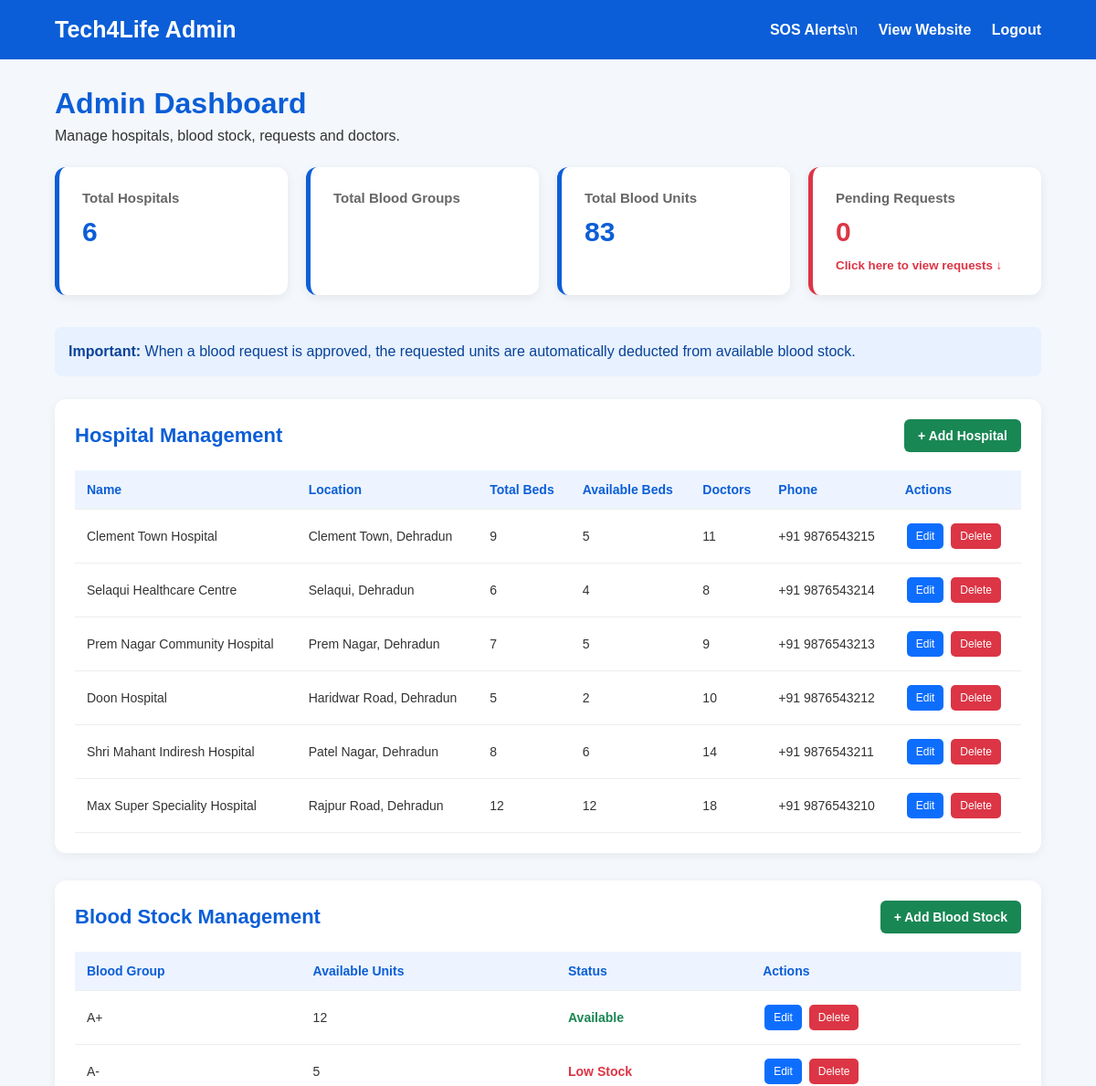
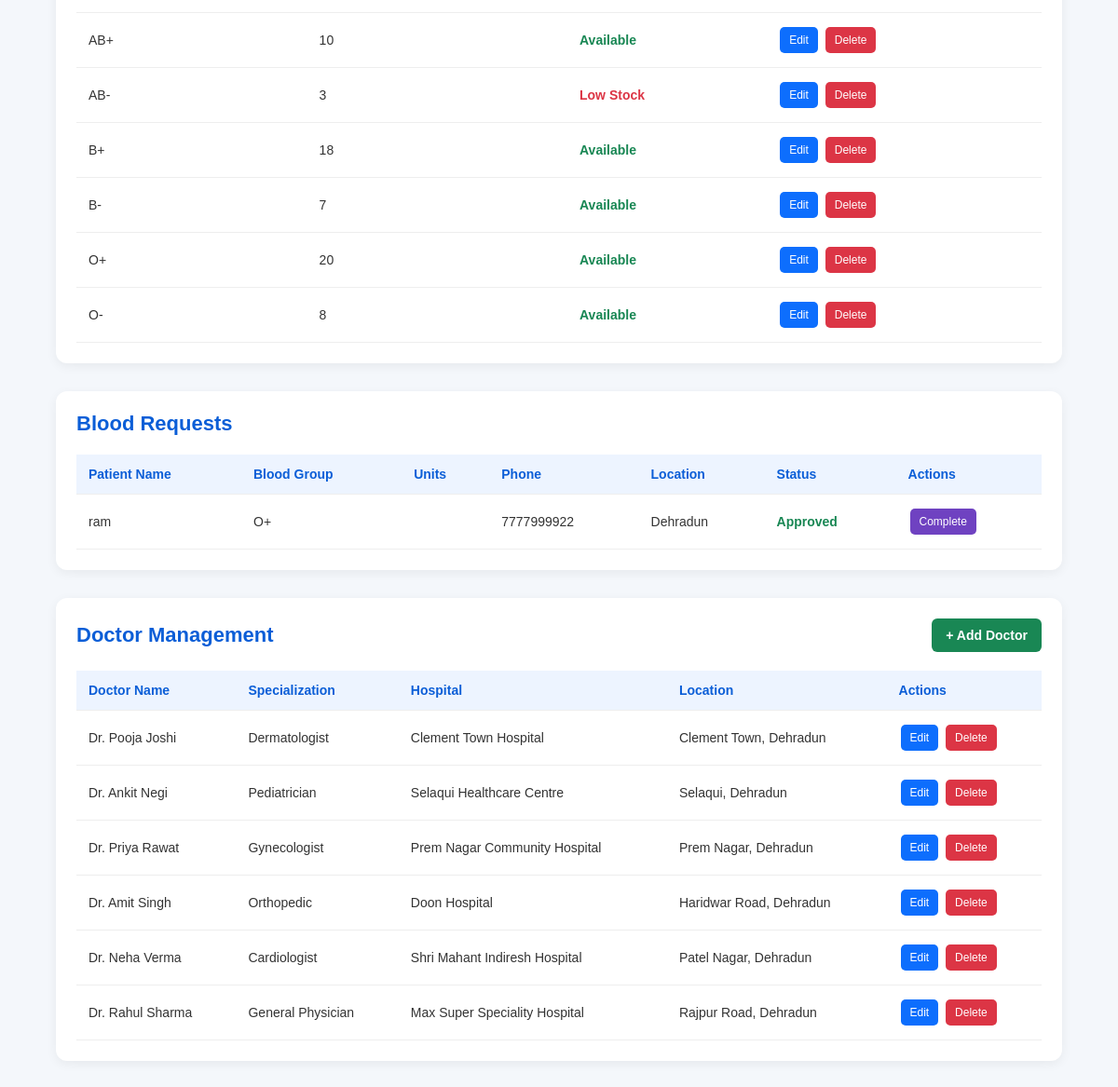
/admin (signed in), run on the app's committed database (2 pictures, top to bottom).
### tables this page shows
CREATE TABLE hospitals (
            id INTEGER PRIMARY KEY AUTOINCREMENT,
            name TEXT NOT NULL,
            location TEXT NOT NULL,
            beds INTEGER DEFAULT 0,
            total_beds INTEGER DEFAULT 0,
            available_beds INTEGER DEFAULT 0,
            doctors INTEGER DEFAULT 0,
            medicines TEXT DEFAULT 'Available',
            phone TEXT NOT NULL
        );

CREATE TABLE blood_groups (
            id INTEGER PRIMARY KEY AUTOINCREMENT,
            blood_group TEXT NOT NULL UNIQUE,
            units INTEGER DEFAULT 0
        );

CREATE TABLE blood_requests (
            id INTEGER PRIMARY KEY AUTOINCREMENT,
            patient_name TEXT NOT NULL,
            blood_group TEXT NOT NULL,
            requested_units INTEGER NOT NULL,
            phone TEXT NOT NULL,
            location TEXT NOT NULL,
            message TEXT,
            status TEXT DEFAULT 'Pending'
        );

CREATE TABLE doctors (
            id INTEGER PRIMARY KEY AUTOINCREMENT,
            name TEXT NOT NULL,
            specialization TEXT NOT NULL,
            hospital TEXT NOT NULL,
            location TEXT NOT NULL
        );

### app.py (the view)
@app.route("/admin")
def admin():
    if not session.get("admin_logged_in"):
        return redirect("/admin/login")
    conn = get_db_connection()
    total_hospitals = conn.execute(
        "SELECT COUNT(*) FROM hospitals"
    ).fetchone()[0]
    total_doctors = conn.execute(
        "SELECT COUNT(*) FROM doctors"
    ).fetchone()[0]
    total_medicines = conn.execute(
        "SELECT COUNT(*) FROM medicines"
    ).fetchone()[0]
    total_blood_units = conn.execute(
        "SELECT COALESCE(SUM(units), 0) FROM blood_groups"
    ).fetchone()[0]
    total_beds = conn.execute(
        "SELECT COALESCE(SUM(total_beds), 0) FROM hospitals"
    ).fetchone()[0]
    available_beds = conn.execute(
        "SELECT COALESCE(SUM(available_beds), 0) FROM hospitals"
    ).fetchone()[0]
    pending_requests = conn.execute("""
        SELECT COUNT(*) FROM blood_requests
        WHERE status = 'Pending'
    """).fetchone()[0]
    approved_requests = conn.execute("""
        SELECT COUNT(*) FROM blood_requests
        WHERE status = 'Approved'
    """).fetchone()[0]
    rejected_requests = conn.execute("""
        SELECT COUNT(*) FROM blood_requests
        WHERE status = 'Rejected'
    """).fetchone()[0]
    completed_requests = conn.execute("""
        SELECT COUNT(*) FROM blood_requests
        WHERE status = 'Completed'
    """).fetchone()[0]
    hospitals = conn.execute("""
        SELECT * FROM hospitals
        ORDER BY id DESC
    """).fetchall()
    blood_groups = conn.execute("""
        SELECT * FROM blood_groups
        ORDER BY blood_group
    """).fetchall()
    blood_requests = conn.execute("""
        SELECT * FROM blood_requests
        ORDER BY id DESC
    """).fetchall()
    medicines = conn.execute("""
        SELECT * FROM medicines
        ORDER BY id DESC
    """).fetchall()
    doctors = conn.execute("""
        SELECT * FROM doctors
        ORDER BY id DESC
    """).fetchall()
    medicine_available = conn.execute("""
        SELECT COUNT(*) FROM medicines
        WHERE availability = 'Available'
    """).fetchone()[0]
    medicine_limited = conn.execute("""
        SELECT COUNT(*) FROM medicines
        WHERE availability = 'Limited'
    """).fetchone()[0]
    medicine_unavailable = conn.execute("""
        SELECT COUNT(*) FROM medicines
        WHERE availability = 'Unavailable'
    """).fetchone()[0]
    conn.close()
    return render_template(
        "admin.html",
        total_hospitals=total_hospitals,
        total_doctors=total_doctors,
        total_medicines=total_medicines,
        total_blood_units=total_blood_units,
        total_beds=total_beds,
        available_beds=available_beds,
        pending_requests=pending_requests,
        approved_requests=approved_requests,
        rejected_requests=rejected_requests,
        completed_requests=completed_requests,
        blood_chart=blood_groups,
        medicine_available=medicine_available,
        medicine_limited=medicine_limited,
        medicine_unavailable=medicine_unavailable,
        hospitals=hospitals,
        blood_groups=blood_groups,
        blood_requests=blood_requests,
        medicines=medicines,
        doctors=doctors
    )

### app.py (called while the page is built)
def get_db_connection():
    conn = sqlite3.connect(DATABASE)
    conn.row_factory = sqlite3.Row
    return conn

### templates/admin.html (shortened to what this page needs)
<!DOCTYPE html>
<html lang="en">
<head>
</head>
<body>
    <nav>
        <h2>Tech4Life Admin</h2>
        <div>
            <a href="/admin/sos">SOS Alerts</a>\n            <a href="/">View Website</a>
            <a href="/admin/logout">Logout</a>
        </div>
    </nav>
    <div class="container">
        <div class="heading">
            <h1>Admin Dashboard</h1>
            <p>Manage hospitals, blood stock, requests and doctors.</p>
        </div>
        <div class="stats">
            <div class="stat-card">
                <h3>Total Hospitals</h3>
                <p>{{ total_hospitals }}</p>
            </div>
            <div class="stat-card">
                <h3>Total Blood Groups</h3>
            </div>
            <div class="stat-card">
                <h3>Total Blood Units</h3>
                <p>{{ total_blood_units }}</p>
            </div>
            <a href="#blood-requests" class="stat-card pending-card">
                <h3>Pending Requests</h3>
                <p>{{ pending_requests }}</p>
                <small>Click here to view requests ↓</small>
            </a>
        </div>
        <div class="info">
            <strong>Important:</strong> When a blood request is approved, the requested units are automatically deducted from available blood stock.
        </div>
        <section class="section" id="hospitals">
            <div class="section-header">
                <h2>Hospital Management</h2>
                <a href="/admin/hospital/add" class="add-btn">+ Add Hospital</a>
            </div>
            <div class="table-container">
                <table>
                    <tr>
                        <th>Name</th>
                        <th>Location</th>
                        <th>Total Beds</th>
                        <th>Available Beds</th>
                        <th>Doctors</th>
                        <th>Phone</th>
                        <th>Actions</th>
                    </tr>
                    {% for hospital in hospitals %}
                    <tr>
                        <td>{{ hospital["name"] }}</td>
                        <td>{{ hospital["location"] }}</td>
                        <td>{{ hospital["total_beds"] }}</td>
                        <td>{{ hospital["available_beds"] }}</td>
                        <td>{{ hospital["doctors"] }}</td>
                        <td>{{ hospital["phone"] }}</td>
                        <td>
                            <a href="/admin/hospital/edit/{{ hospital['id'] }}" class="action-btn edit-btn">Edit</a>
                            <form method="POST" action="/admin/hospital/delete/{{ hospital['id'] }}" style="display:inline;" onsubmit="return confirm('Delete this hospital?');">
                                <button type="submit" class="action-btn delete-btn">
                                Delete
                            </button>
                            </form>
                        </td>
                    </tr>
                    {% else %}
                    <tr>
                        <td colspan="7" class="empty">No hospitals found.</td>
                    </tr>
                    {% endfor %}
                </table>
            </div>
        </section>
        <section class="section" id="blood-stock">
            <div class="section-header">
                <h2>Blood Stock Management</h2>
                <a href="/admin/blood/add" class="add-btn">+ Add Blood Stock</a>
            </div>
            <div class="table-container">
                <table>
                    <tr>
                        <th>Blood Group</th>
                        <th>Available Units</th>
                        <th>Status</th>
                        <th>Actions</th>
                    </tr>
                    {% for blood in blood_groups %}
                    <tr>
                        <td>{{ blood["blood_group"] }}</td>
                        <td>{{ blood["units"] }}</td>
                        <td>
                            {% if blood["units"] == 0 %}
                            <span class="status rejected">Out of Stock</span> {% elif blood["units"]
                            <=5 %} <span class="status pending">Low Stock</span>
                                {% else %}
                                <span class="status approved">Available</span> {% endif %}
                        </td>
                        <td>
                            <a href="/admin/blood/edit/{{ blood['id'] }}" class="action-btn edit-btn">Edit</a>
                            <form method="POST" action="/admin/blood/delete/{{ blood['id'] }}" style="display:inline;" onsubmit="return confirm('Delete this blood group?');">
                                <button type="submit" class="action-btn delete-btn">
                                Delete
                            </button>
                            </form>
                        </td>
                    </tr>
                    {% else %}
                    <tr>
                        <td colspan="4" class="empty">No blood stock found.</td>
                    </tr>
                    {% endfor %}
                </table>
            </div>
        </section>
        <section class="section" id="blood-requests">
            <div class="section-header">
                <h2>Blood Requests</h2>
            </div>
            <div class="table-container">
                <table>
                    <tr>
                        <th>Patient Name</th>
                        <th>Blood Group</th>
                        <th>Units</th>
                        <th>Phone</th>
                        <th>Location</th>
                        <th>Status</th>
                        <th>Actions</th>
                    </tr>
                    {% for req in blood_requests %}
                    <tr>
                        <td>{{ req["patient_name"] }}</td>
                        <td>{{ req["blood_group"] }}</td>
                        <td>{{ req["units"] }}</td>
                        <td>{{ req["phone"] }}</td>
                        <td>{{ req["location"] }}</td>
                        <td>
                            <span class="status {{ req['status']|lower }}">
                            {{ req["status"] }}
                        </span>
                        </td>
                        <td>
                            {% if req["status"] == "Pending" %}
                            <form method="POST" action="/admin/request/{{ req['id'] }}/approve" style="display:inline;">
                                <button type="submit" class="action-btn approve-btn">
                                Approve
                            </button>
                            </form>
                            <form method="POST" action="/admin/request/{{ req['id'] }}/reject" style="display:inline;">
                                <button type="submit" class="action-btn reject-btn">
                                Reject
                            </button>
                            </form>
                            {% elif req["status"] == "Approved" %}
                            <form method="POST" action="/admin/request/{{ req['id'] }}/complete" style="display:inline;">
                                <button type="submit" class="action-btn complete-btn">
                                Complete
                            </button>
                            </form>
                            {% else %} - {% endif %}
                        </td>
                    </tr>
                    {% else %}
                    <tr>
                        <td colspan="7" class="empty">No blood requests found.</td>
                    </tr>
                    {% endfor %}
                </table>
            </div>
        </section>
        <section class="section" id="doctors">
            <div class="section-header">
                <h2>Doctor Management</h2>
                <a href="/admin/doctor/add" class="add-btn">+ Add Doctor</a>
            </div>
            <div class="table-container">
                <table>
                    <tr>
                        <th>Doctor Name</th>
                        <th>Specialization</th>
                        <th>Hospital</th>
                        <th>Location</th>
                        <th>Actions</th>
                    </tr>
                    {% for doctor in doctors %}
                    <tr>
                        <td>{{ doctor["name"] }}</td>
                        <td>{{ doctor["specialization"] }}</td>
                        <td>{{ doctor["hospital"] }}</td>
                        <td>{{ doctor["location"] }}</td>
                        <td>
                            <a href="/admin/doctor/edit/{{ doctor['id'] }}" class="action-btn edit-btn">Edit</a>
                            <form method="POST" action="/admin/doctor/delete/{{ doctor['id'] }}" style="display:inline;" onsubmit="return confirm('Delete this doctor?');">
                                <button type="submit" class="action-btn delete-btn">
                                Delete
                            </button>
                            </form>
                        </td>
                    </tr>
                    {% else %}
                    <tr>
                        <td colspan="5" class="empty">No doctors found.</td>
                    </tr>
                    {% endfor %}
                </table>
            </div>
        </section>
    </div>
</body>
</html>

### templates/admin.html (style rules this page uses)
* { margin: 0; padding: 0; box-sizing: border-box; font-family: Arial, sans-serif; }
body { background: #f4f7fb; color: #333; }
nav { background: #0b5ed7; color: white; padding: 18px 5%; display: flex; justify-content: space-between; align-items: center; flex-wrap: wrap; gap: 12px; }
nav h2 { font-size: 25px; }
nav a { color: white; text-decoration: none; margin-left: 18px; font-weight: bold; }
.container { width: 90%; max-width: 1250px; margin: 30px auto; }
.heading { margin-bottom: 25px; }
.heading h1 { color: #0b5ed7; margin-bottom: 8px; }
.stats { display: grid; grid-template-columns: repeat(auto-fit, minmax(210px, 1fr)); gap: 20px; margin-bottom: 35px; }
.stat-card { background: white; padding: 25px; border-radius: 12px; box-shadow: 0 3px 12px rgba(0, 0, 0, 0.07); border-left: 5px solid #0b5ed7; }
.stat-card h3 { color: #666; font-size: 15px; margin-bottom: 12px; }
.stat-card p { font-size: 30px; font-weight: bold; color: #0b5ed7; }
.pending-card { display: block; text-decoration: none; cursor: pointer; transition: 0.2s; border-left-color: #dc3545; }
.pending-card p { color: #dc3545; }
.pending-card small { display: block; margin-top: 12px; color: #dc3545; font-weight: bold; }
.section { background: white; padding: 22px; border-radius: 12px; margin-bottom: 30px; box-shadow: 0 3px 12px rgba(0, 0, 0, 0.06); scroll-margin-top: 20px; }
.section-header { display: flex; justify-content: space-between; align-items: center; flex-wrap: wrap; gap: 12px; margin-bottom: 20px; }
.section h2 { color: #0b5ed7; font-size: 22px; }
.add-btn { background: #198754; color: white; padding: 10px 15px; text-decoration: none; border-radius: 6px; font-size: 14px; font-weight: bold; }
.table-container { overflow-x: auto; }
table { width: 100%; border-collapse: collapse; min-width: 650px; }
th, td { padding: 13px; text-align: left; border-bottom: 1px solid #eee; font-size: 14px; }
th { background: #edf4ff; color: #0b5ed7; }
.action-btn { display: inline-block; padding: 7px 10px; border: none; border-radius: 5px; color: white; text-decoration: none; font-size: 12px; cursor: pointer; margin: 2px; }
.edit-btn { background: #0d6efd; }
.delete-btn { background: #dc3545; }
.complete-btn { background: #6f42c1; }
.status { font-weight: bold; }
.pending { color: #dc3545; }
.approved { color: #198754; }
.info { background: #e7f1ff; padding: 15px; border-radius: 8px; margin-bottom: 25px; color: #084298; line-height: 1.5; }

### data on the page
hospitals: name "Clement Town Hospital", location "Clement Town, Dehradun", total_beds "9", available_beds "5", doctors "11", phone "+91 9876543215"
hospitals: name "Selaqui Healthcare Centre", location "Selaqui, Dehradun", total_beds "6", available_beds "4", doctors "8", phone "+91 9876543214"
hospitals: name "Prem Nagar Community Hospital", location "Prem Nagar, Dehradun", total_beds "7", available_beds "5", doctors "9", phone "+91 9876543213"
hospitals: name "Doon Hospital", location "Haridwar Road, Dehradun", total_beds "5", available_beds "2", doctors "10", phone "+91 9876543212"
hospitals: name "Shri Mahant Indiresh Hospital", location "Patel Nagar, Dehradun", total_beds "8", available_beds "6", doctors "14", phone "+91 9876543211"
hospitals: name "Max Super Speciality Hospital", location "Rajpur Road, Dehradun", total_beds "12", available_beds "12", doctors "18", phone "+91 9876543210"
blood_groups: blood_group "A+", units "12", shows "Available"
blood_groups: blood_group "A-", units "5", shows "Low Stock"
blood_groups: blood_group "AB+", units "10", shows "Available"
blood_groups: blood_group "AB-", units "3", shows "Low Stock"
blood_groups: blood_group "B+", units "18", shows "Available"
blood_groups: blood_group "B-", units "7", shows "Available"
blood_groups: blood_group "O+", units "20", shows "Available"
blood_groups: blood_group "O-", units "8", shows "Available"
blood_requests: patient_name "ram", blood_group "O+", phone "7777999922", location "Dehradun", status "Approved"
doctors: name "Dr. Pooja Joshi", specialization "Dermatologist", hospital "Clement Town Hospital", location "Clement Town, Dehradun"
doctors: name "Dr. Ankit Negi", specialization "Pediatrician", hospital "Selaqui Healthcare Centre", location "Selaqui, Dehradun"
doctors: name "Dr. Priya Rawat", specialization "Gynecologist", hospital "Prem Nagar Community Hospital", location "Prem Nagar, Dehradun"
doctors: name "Dr. Amit Singh", specialization "Orthopedic", hospital "Doon Hospital", location "Haridwar Road, Dehradun"
doctors: name "Dr. Neha Verma", specialization "Cardiologist", hospital "Shri Mahant Indiresh Hospital", location "Patel Nagar, Dehradun"
doctors: name "Dr. Rahul Sharma", specialization "General Physician", hospital "Max Super Speciality Hospital", location "Rajpur Road, Dehradun"

### other printed values
{{ total_hospitals }} "6"
{{ total_blood_units }} "83"
{{ pending_requests }} "0"
